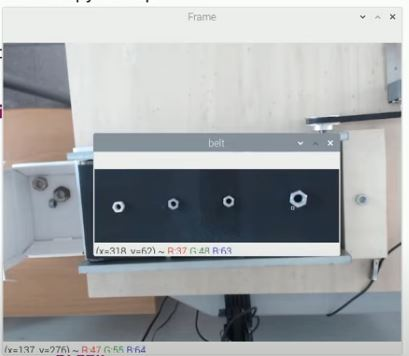
#> input picture #01 OpenCV/08 ImageProcessing/07 Thresholding/img/convey_belt.JPG, 409 x 356 px, found by its file name
$ jupyter execute 'Thresholding an image.ipynb'
#> lines starting #> are read from the running program, lines starting #| are printed output that depends on the picture; after the words box and inside, x2 and y2 are one past the last pixel; in counts of white or black regions, pixels touching at a corner belong together
[cell 1]
import matplotlib.pyplot as plt

# read the image in
photo=plt.imread("convey_belt.jpg")
#> photo is the input picture: shape (356, 409, 3); mean R, G, B 163.6, 166.3, 167.8

print(photo.shape)
#| (356, 409, 3)
plt.imshow(photo)

[cell 2]
import cv2

# reading the image
img = cv2.imread('convey_belt.jpg', 1)

belt = img[131:259,92:333] # the ROI Area
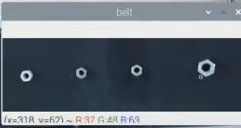
#> belt: shape (128, 241, 3); mean B, G, R 121.3, 112.8, 103.9

grey_belt = cv2.cvtColor(belt,cv2.COLOR_BGR2GRAY)

# Apply threshold
_,threshold = cv2.threshold(grey_belt,80,255,cv2.THRESH_BINARY)
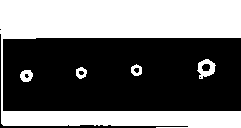
#> threshold: shape (128, 241); 43.9% white; 5 white regions, box (x1, y1, x2, y2) and area: (0, 0, 241, 128) 13044, (197, 59, 216, 79) 208, (20, 70, 33, 82) 114, (131, 64, 142, 76) 84, (76, 67, 87, 79) 84

# displaying the image
cv2.imshow('belt', belt)

# displaying the image
cv2.imshow('grey_belt', grey_belt)

# displaying the image
cv2.imshow('threshold_belt', threshold)

# wait for a key to be pressed to exit
cv2.waitKey(0)

# close the window
cv2.destroyAllWindows()
